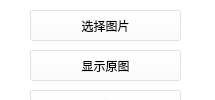
  <widget class="QDockWidget" name="dockWidget">
   <property name="minimumSize">
    <size>
     <width>215</width>
     <height>44</height>
    </size>
   </property>
   <property name="styleSheet">
    <string notr="true">background-color: rgba(255, 255, 255, 100);</string>
   </property>
   <property name="windowTitle">
    <string>工具箱</string>
   </property>
   <attribute name="dockWidgetArea">
    <number>1</number>
   </attribute>
   <widget class="QWidget" name="dockWidgetContents">
    <widget class="QSlider" name="horizontalSlider_2">
     <property name="geometry">
      <rect>
       <x>40</x>
       <y>250</y>
       <width>141</width>
       <height>31</height>
      </rect>
     </property>
     <property name="styleSheet">
      <string notr="true">QSlider::add-page:Horizontal
     {     
        background-color: rgb(223, 223, 223);
        height:4px;
     }
     QSlider::sub-page:Horizontal 
    {
        background-color:black;
        height:4px;
     }
    QSlider::groove:Horizontal 
    {
        background:transparent;
        height:10px;
		border-radius: 5px;
    }
    QSlider::handle:Horizontal 
    {
        height: 20px;
        width:20px;
        border-image: url(:/myImage/image/slide.png);
        margin: -8 0px;
    }</string>
     </property>
     <property name="maximum">
      <number>100</number>
     </property>
     <property name="value">
      <number>50</number>
     </property>
     <property name="orientation">
      <enum>Qt::Horizontal</enum>
     </property>
    </widget>
    <widget class="QLabel" name="label_2">
     <property name="geometry">
      <rect>
       <x>50</x>
       <y>280</y>
       <width>54</width>
       <height>16</height>
      </rect>
     </property>
     <property name="text">
      <string>比例：</string>
     </property>
    </widget>
    <widget class="QLabel" name="label_fuhe">
     <property name="geometry">
      <rect>
       <x>110</x>
       <y>280</y>
       <width>51</width>
       <height>16</height>
      </rect>
     </property>
     <property name="text">
      <string>0.5:0.5</string>
     </property>
    </widget>
    <widget class="QPushButton" name="pushButton_open">
     <property name="geometry">
      <rect>
       <x>30</x>
       <y>10</y>
       <width>151</width>
       <height>31</height>
      </rect>
     </property>
     <property name="text">
      <string>选择图片</string>
     </property>
    </widget>
    <widget class="QPushButton" name="pushButton_origin">
     <property name="geometry">
      <rect>
       <x>30</x>
       <y>50</y>
       <width>151</width>
       <height>31</height>
      </rect>
     </property>
     <property name="text">
      <string>显示原图</string>
     </property>
    </widget>
    <widget class="QPushButton" name="pushButton_gray">
     <property name="geometry">
      <rect>
       <x>30</x>
       <y>90</y>
       <width>151</width>
       <height>31</height>
      </rect>
     </property>
     <property name="text">
      <string>灰度化</string>
     </property>
    </widget>
    <widget class="QPushButton" name="pushButton_junzhi">
     <property name="geometry">
      <rect>
       <x>30</x>
       <y>130</y>
       <width>151</width>
       <height>31</height>
      </rect>
     </property>
     <property name="text">
      <string>均值滤波</string>
     </property>
    </widget>
    <widget class="QPushButton" name="pushButton_bianyuan">
     <property name="geometry">
      <rect>
       <x>30</x>
       <y>170</y>
       <width>151</width>
       <height>31</height>
      </rect>
     </property>
     <property name="text">
      <string>边缘检测</string>
     </property>
    </widget>
    <widget class="QPushButton" name="pushButton_bianyuan_2">
     <property name="geometry">
      <rect>
       <x>30</x>
       <y>220</y>
       <width>151</width>
       <height>31</height>
      </rect>
     </property>
     <property name="text">
      <string>边缘检测+原图</string>
     </property>
    </widget>
    <widget class="QPushButton" name="pushButton_gamma">
     <property name="geometry">
      <rect>
       <x>30</x>
       <y>320</y>
       <width>151</width>
       <height>31</height>
      </rect>
     </property>
     <property name="text">
      <string>伽马变换</string>
     </property>
    </widget>
    <widget class="QPushButton" name="pushButton_turnleft">
     <property name="geometry">
      <rect>
       <x>30</x>
       <y>420</y>
       <width>71</width>
       <height>71</height>
      </rect>
     </property>
     <property name="styleSheet">
      <string notr="true">border-radius:32px;
background-repeat:no-repeat;
background-position:center;
background-image: url(:/myImage/image/turn-left.png);</string>
     </property>
     <property name="text">
      <string/>
     </property>
    </widget>
    <widget class="QPushButton" name="pushButton_turnright">
     <property name="geometry">
      <rect>
       <x>110</x>
       <y>420</y>
       <width>71</width>
       <height>71</height>
      </rect>
     </property>
     <property name="styleSheet">
      <string notr="true">border-radius:32px;
background-repeat:no-repeat;
background-position:center;
background-image: url(:/myImage/image/turn-right.png);</string>
     </property>
     <property name="text">
      <string/>
     </property>
    </widget>
    <widget class="QPushButton" name="pushButton_turn_left_right">
     <property name="geometry">
      <rect>
       <x>30</x>
       <y>500</y>
       <width>71</width>
       <height>71</height>
      </rect>
     </property>
     <property name="styleSheet">
      <string notr="true">border-radius:32px;
background-repeat:no-repeat;
background-position:center;
background-image: url(:/myImage/image/shuiping.png);</string>
     </property>
     <property name="text">
      <string/>
     </property>
    </widget>
    <widget class="QPushButton" name="pushButton_turn_up_down">
     <property name="geometry">
      <rect>
       <x>110</x>
       <y>500</y>
       <width>71</width>
       <height>71</height>
      </rect>
     </property>
     <property name="styleSheet">
      <string notr="true">border-radius:32px;
background-repeat:no-repeat;
background-position:center;
background-image: url(:/myImage/image/chuizhi.png);</string>
     </property>
     <property name="text">
      <string/>
     </property>
    </widget>
    <widget class="QLabel" name="label_kuang">
     <property name="geometry">
      <rect>
       <x>20</x>
       <y>200</y>
       <width>171</width>
       <height>16</height>
      </rect>
     </property>
     <property name="frameShape">
      <enum>QFrame::HLine</enum>
     </property>
     <property name="text">
      <string/>
     </property>
    </widget>
    <widget class="QLabel" name="label_kuang_2">
     <property name="geometry">
      <rect>
       <x>20</x>
       <y>300</y>
       <width>171</width>
       <height>16</height>
      </rect>
     </property>
     <property name="frameShape">
      <enum>QFrame::HLine</enum>
     </property>
     <property name="text">
      <string/>
     </property>
    </widget>
   </widget>
  </widget>
